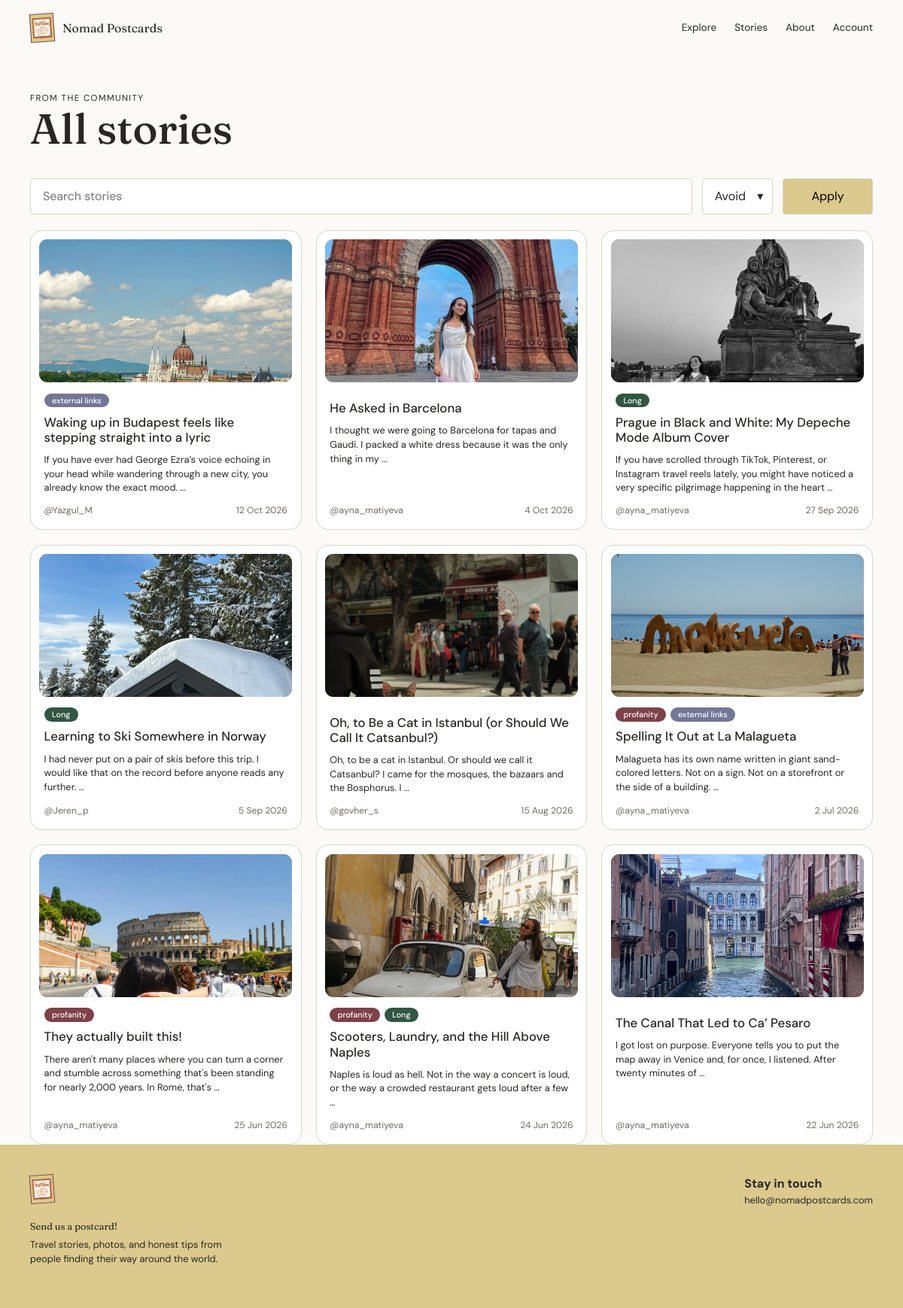
/posts/, run on an earlier commit of the app's database.
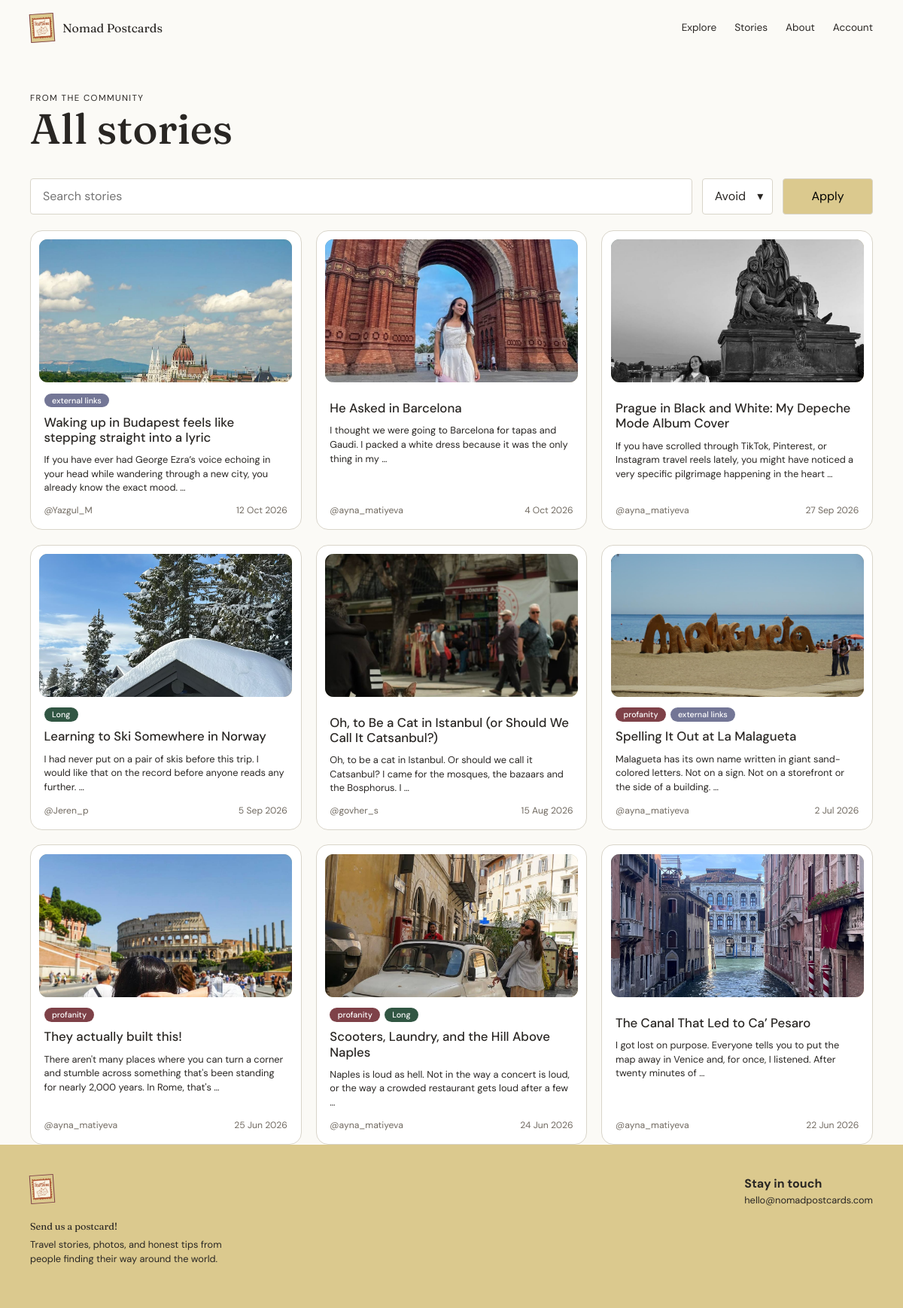
And on a later commit of the database.
### core/models.py (models this page shows, shortened)
class Post(models.Model):
    class Section(models.TextChoices):
        FOLLOWING = "following", "Following"
        TRENDING = "trending", "Trending"
        NEWBIES = "newbies", "Newbies"
    title = models.CharField(max_length=200)
    slug = models.SlugField(max_length=220, unique=True, blank=True)
    content = models.TextField()
    image = models.ImageField(upload_to="post_images/", blank=True, null=True)
    second_image = models.ImageField(upload_to="post_images/", blank=True, null=True)
    section = models.CharField(max_length=20, choices=Section.choices, default=Section.FOLLOWING)
    author = models.ForeignKey(
        settings.AUTH_USER_MODEL,
        on_delete=models.CASCADE
    )
    created_at = models.DateTimeField(default=timezone.now)
    is_hidden = models.BooleanField(default=False)
    has_explicit_langauge = models.BooleanField(default=False)
    is_long_read = models.BooleanField(default=False)
    has_external_links = models.BooleanField(default=False)
    def get_absolute_url(self):
        return reverse("core:post_detail", kwargs={"slug": self.slug})

### core/views.py (the view)
# urls.py: path("posts/", views.PostListView.as_view(), name="post_list"),
class PostListView(ListView):
	model = Post
	template_name = "core/post_list.html"
	context_object_name = "posts"
	def get_queryset(self):
		self.search_query = self.request.GET.get("q", "").strip()
		self.excluded_labels = self.request.GET.getlist("exclude")
		return searched_posts(self.search_query, self.excluded_labels)
	def get_context_data(self, **kwargs):
		context = super().get_context_data(**kwargs)
		context["search_query"] = self.search_query
		context["excluded_labels"] = self.excluded_labels
		return context

### core/views.py (called while the page is built)
def searched_posts(query="", excluded_labels=None):
	posts = Post.objects.filter(is_hidden=False).order_by("-created_at")
	if query:
		posts = posts.filter(
			Q(title__icontains=query)
			| Q(content__icontains=query)
			| Q(author__username__icontains=query)
		)
	label_fields = {
		"profanity": "has_explicit_langauge",
		"external-links": "has_external_links",
		"long": "is_long_read",
	}
	for label in excluded_labels or []:
		if label in label_fields:
			posts = posts.filter(**{label_fields[label]: False})
	return posts

### core/templates/core/post_list.html (shortened to what this page needs)
{% extends "core/base.html" %}
{% block content %}
<section class="page-heading container">
    <p class="eyebrow">From the community</p>
    <h1>All stories</h1>
</section>
<section class="container feed-section">
    <form class="feed-tools" method="get" action="{% url 'core:post_list' %}">
        <input id="post-search" name="q" type="search" value="{{ search_query }}" placeholder="Search stories">
        <details class="avoid-menu">
            <summary>Avoid</summary>
        </details>
        <button type="submit">Apply</button>
    </form>
    <div class="post-grid">
        {% for post in posts %}
            {% include "core/post_card.html" with post=post %}
        {% empty %}
            <p class="empty-state">No stories have been published yet.</p>
        {% endfor %}
    </div>
</section>
{% endblock %}

### core/templates/core/post_card.html
<article class="post-card">
    <a class="post-card-image" href="{{ post.get_absolute_url }}" aria-label="Read {{ post.title }}">
        {% if post.image %}
            <img src="{{ post.image.url }}" alt="{{ post.title }}">
        {% else %}
            <span class="image-placeholder">{{ post.title|slice:":1" }}</span>
        {% endif %}
    </a>
    <div class="post-card-body">
        <div class="badges">
            {% if post.has_explicit_langauge %}<span class="badge badge-red">profanity</span>{% endif %}
            {% if post.is_long_read %}<span class="badge badge-green">Long</span>{% endif %}
            {% if post.has_external_links %}<span class="badge badge-blue">external links</span>{% endif %}
        </div>
        <h3><a href="{{ post.get_absolute_url }}">{{ post.title }}</a></h3>
        <p class="post-excerpt">{{ post.content|truncatewords:24 }}</p>
        <p class="post-meta">@{{ post.author.username }} <span>{{ post.created_at|date:"j M Y" }}</span></p>
    </div>
</article>

What changed in the data, as far as the page shows it:
changed Post "Prague in Black and White: My Depeche Mode Album Cover": no longer shows "Long"
